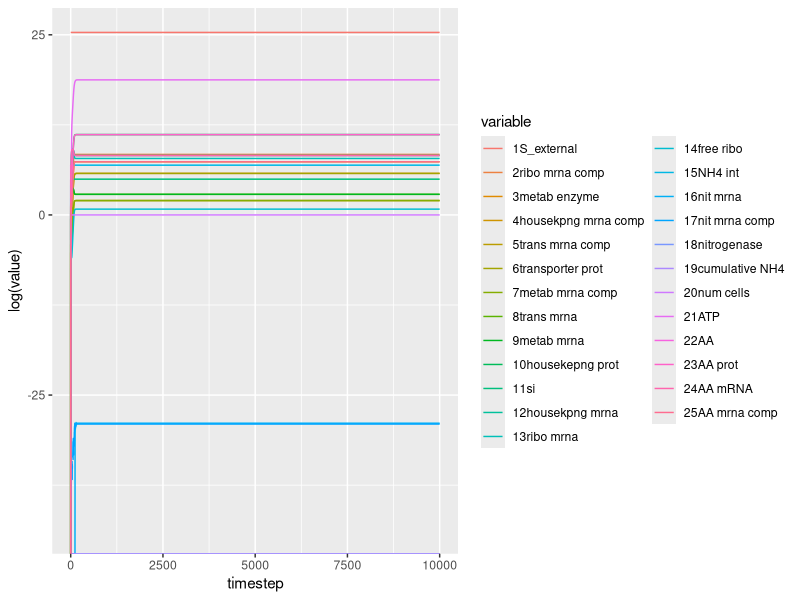
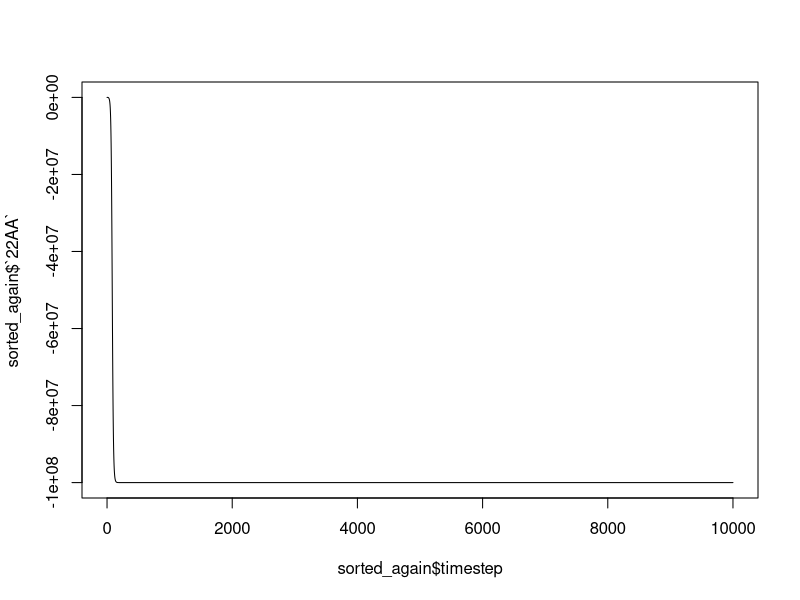
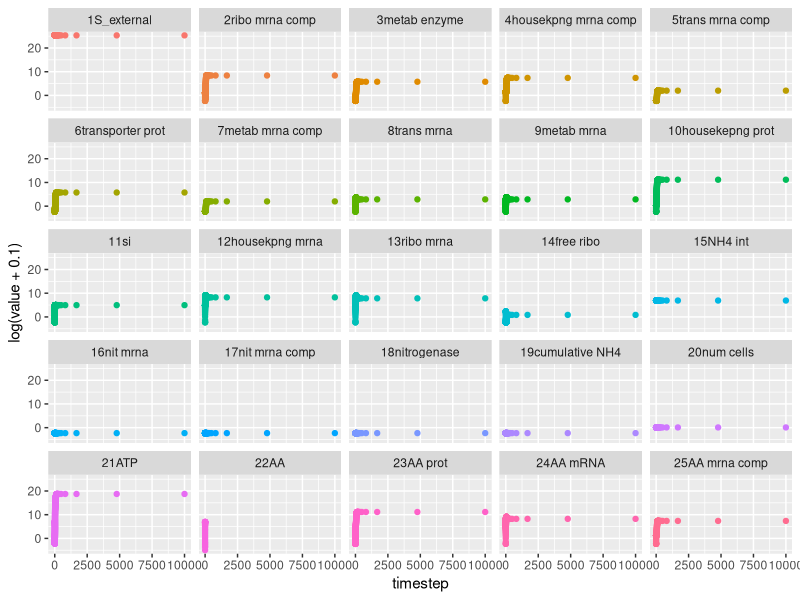

Here is the R script that generated these plots, in order:
rm(list=ls())
graphics.off()

library(ggplot2)
library(reshape2)
library(gridExtra)
library(cowplot)

#Plotted and saved model k_cat_AA: 0.01 k_a_NH4: 0.01k_a: 0.01k_NH4: 0.01k_a_AA: 0.01k_NH4_AA: 0.01k_ribo_a: 100.0k_ribo_AA: 0.01k_ribo_a_AA: 0.01k_ribo_AA_a: 100.0

# raw_data= read.csv("../data/high-AA-results-k_AA_0.01k_a_NH40.01k_a0.01k_NH40.01k_a_AA0.01k_NH4_AA0.01k_ribo_a0.01k_ribo_AA0.01k_ribo_a_AA0.01k_ribo_AA_a1.0.csv")
# raw_data = read.csv("../data/high-AA-results-k_AA_0.01k_a_NH40.01k_a0.01k_NH40.01k_a_AA0.01k_NH4_AA0.01k_ribo_a100.0k_ribo_AA100.0k_ribo_a_AA100.0k_ribo_AA_a100.0.csv")
# raw_data= read.csv("../data/high-AA-results-k_AA_0.01k_a_NH40.01k_a0.01k_NH40.01k_a_AA0.01k_NH4_AA0.01k_ribo_a0.01k_ribo_AA0.01k_ribo_a_AA0.01k_ribo_AA_a10000.0.csv")
raw_data= read.csv("../data/param-sweep-0.1-0.1-0.1-0.1-0.1-0.1-0.1-0.1-0.1-100.0.csv")
# raw_data= read.csv("reduced-model-output.csv")

raw_data = raw_data[,-c(1)]
sorted_data= raw_data[,order(names(raw_data))]
colnames(sorted_data)<- substring(names(sorted_data),6)

sorted_again<-sorted_data[,c("tamp","1","2","3","4","5","6","7","8","9","10","11","12","13","14","15","16","17","18","19","20","21","22","23","24","25")]
colnames(sorted_again)= c("timestep","1S_external","2ribo mrna comp","3metab enzyme","4housekpng mrna comp","5trans mrna comp","6transporter prot","7metab mrna comp","8trans mrna","9metab mrna","10housekepng prot","11si","12housekpng mrna","13ribo mrna","14free ribo","15NH4 int","16nit mrna","17nit mrna comp","18nitrogenase","19cumulative NH4","20num cells","21ATP","22AA","23AA prot","24AA mRNA","25AA mrna comp")

melted_data<- melt(sorted_again, id.var="timestep")
melted_data['log_molecules']= log(melted_data['value']+0.1)

plt = ggplot(data = melted_data, aes(x = timestep, y = log(value)))+geom_line(aes(color = variable))
# plt2=ggplot(data = melted_data, aes(x = timestep, y = log_molecules))+geom_line(aes(color = variable))
plt
# plt2
plot(type = "l",y=sorted_again$`22AA`,x= sorted_again$timestep)#, xlim = c(19800,21000))#, main = "NH4 constant at 1000. gamma modded: k_ribo_a = 0.01 k_ribo_AA= 0.01 k_ribo_a_AA = 0.01 k_ribo_AA_a = 1000.\n AA_prot_params: k_AA= 1000.0 k_cat_AA= 1000.0 k_a_NH4 = 1000.0 k_a = 1000.0 k_NH4 = 1000.0 k_a_AA = 0.01 k_NH4_AA= 0.01")
# tail((sorted_again$`21ATP`))

plt3 = ggplot(data = melted_data, aes(x = timestep, y = log(value+0.1))) +theme(legend.position = "none")+geom_point(aes(color = variable))+ facet_wrap(~ variable, ncol = 5)
plt3



# gam_data = read.csv("../data/gamma-file-1000.0-1000.0-1000.0-1000.0-0.01-0.01-0.01-0.01-0.01-1000.0.csv", header = F)
# gam_data["timestep"]<-seq(1,nrow(gam_data))
# colnames(gam_data)<- c("gamma","AA","atp","timestep")
# melted_gam<- melt(gam_data, id.var = "timestep")
# plot(gam_data$atp)
# plot(gam_data$gamma)
# plot(gam_data$AA)
# plt4<- ggplot(data = melted_gam, aes(y=log(value), x = timestep)) +geom_line(aes(color = variable))
# plt4



# par(mfcol=c(4,1))
# params_data = read.csv("../data/high-AA-params-file-0.01-0.01-0.01-0.01-0.01-0.01-0.01-0.01-0.01-1.0.csv")
# #AA_3= raw_data[raw_data$timestamp>20000,]
# plot(y= raw_data$value22, x=raw_data$timestamp, ylab = "num of AA (k_ribo_AA_a:1.0)")
# plot(params_data$new_AA, ylab = "num of AA produced")
# plot(params_data$AA_prot, ylab ="AA proteins")
# plot(params_data$AA_req, ylab = "AA requirement")